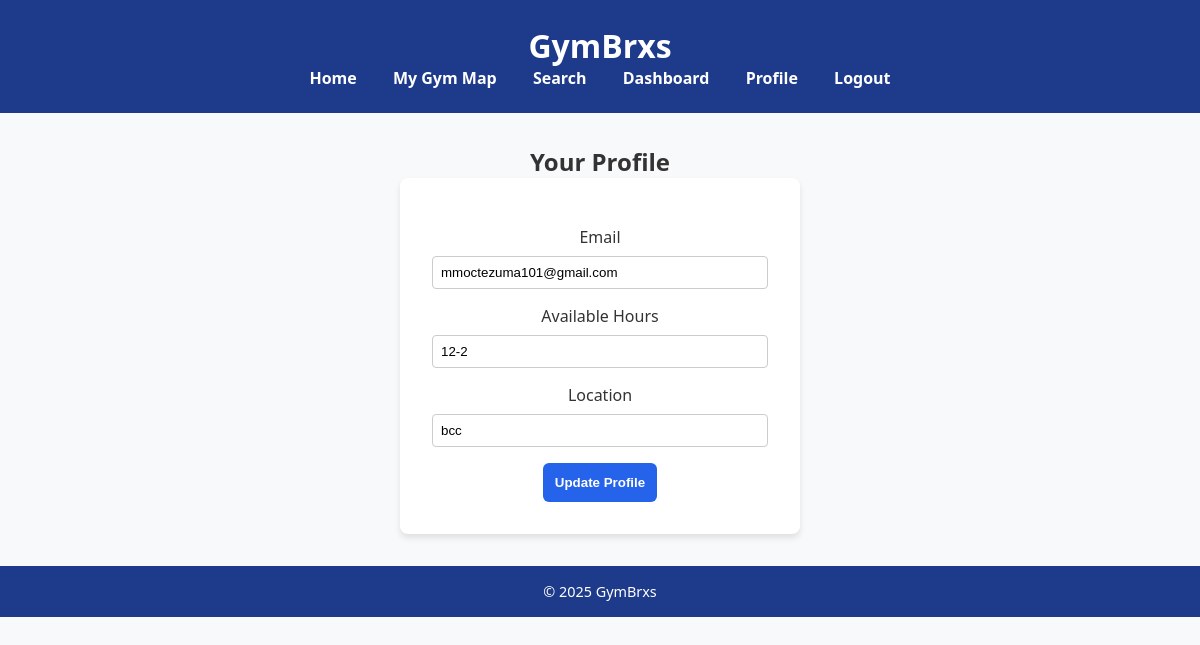
Screenshot of /GymBrxs/profile.php (signed in) with the database file from the repository.
### tables this page shows
CREATE TABLE `users` (
  `user_id` int(11) NOT NULL AUTO_INCREMENT,
  `name` varchar(100) NOT NULL,
  `email` varchar(100) NOT NULL,
  `password` varchar(255) NOT NULL,
  `available_hours` varchar(100) DEFAULT NULL,
  `location` varchar(255) DEFAULT NULL,
  PRIMARY KEY (`user_id`),
  UNIQUE KEY `email` (`email`)
);

### GymBrxs/profile.php (the view, shortened to what this page needs)
<?php
require_once __DIR__ . '/includes/db_connect.php';
$user_id = $_SESSION['user_id'];
$res = mysqli_query($conn, "SELECT email, available_hours, location FROM users WHERE user_id = $user_id");
$user = mysqli_fetch_assoc($res);
include('includes/header.php');
?>
<section class="profile-section">
  <h2>Your Profile</h2>
  <form method="post" class="form-box">
    <label for="email">Email</label>
    <input type="email" id="email" name="email" value="<?= htmlspecialchars($user['email'] ?? '') ?>" required>
    <label for="available_hours">Available Hours</label>
    <input type="text" id="available_hours" name="available_hours" value="<?= htmlspecialchars($user['available_hours'] ?? '') ?>">
    <label for="location">Location</label>
    <input type="text" id="location" name="location" value="<?= htmlspecialchars($user['location'] ?? '') ?>">
    <button type="submit">Update Profile</button>
  </form>
</section>
<?php include('includes/footer.php'); ?>

### GymBrxs/style.css (style rules this page uses)
* { margin: 0; padding: 0; box-sizing: border-box; }
body { font-family: 'Segoe UI', sans-serif; background-color: #f8f9fa; color: #333; }
.hero, .features, .about, .map-section, .profile-section, .form-section { padding: 2rem 1rem; text-align: center; }
.form-box { background: #fff; padding: 2rem; max-width: 400px; margin: auto; border-radius: 8px; box-shadow: 0 4px 6px rgba(0,0,0,0.1); }
.form-box label { display: block; margin: 1rem 0 0.5rem; }
.form-box input { width: 100%; padding: 0.5rem; border: 1px solid #ccc; border-radius: 4px; }
.form-box button { margin-top: 1rem; padding: 0.75rem; background-color: #2563eb; color: white; border: none; border-radius: 6px; font-weight: bold; cursor: pointer; }

### rows the page displays
users: email "mmoctezuma101@gmail.com", available_hours "12-2", location "bcc"
